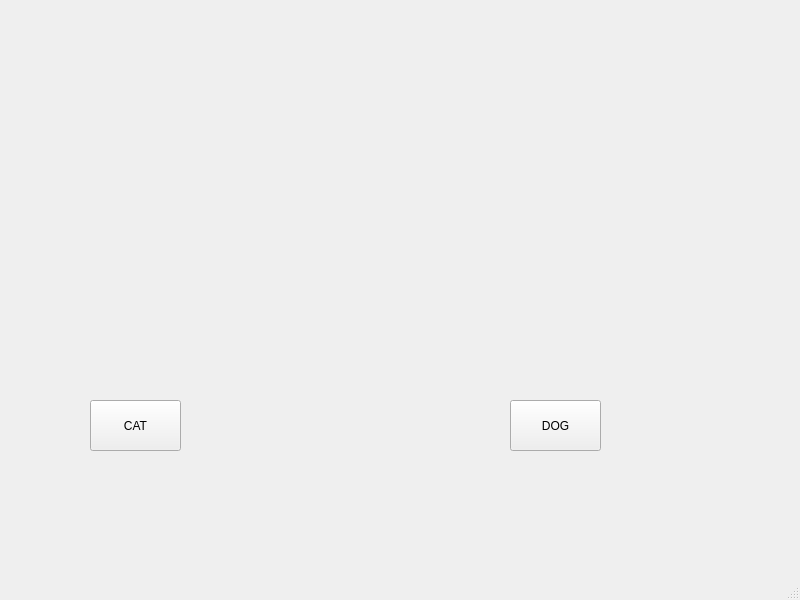
<?xml version="1.0" encoding="UTF-8"?>
<ui version="4.0">
 <class>MainWindow</class>
 <widget class="QMainWindow" name="MainWindow">
  <property name="geometry">
   <rect>
    <x>0</x>
    <y>0</y>
    <width>800</width>
    <height>600</height>
   </rect>
  </property>
  <property name="windowTitle">
   <string>MainWindow</string>
  </property>
  <widget class="QWidget" name="centralwidget">
   <widget class="QLabel" name="label">
    <property name="geometry">
     <rect>
      <x>0</x>
      <y>10</y>
      <width>311</width>
      <height>251</height>
     </rect>
    </property>
    <property name="text">
     <string/>
    </property>
    <property name="pixmap">
     <pixmap>cat.jpg</pixmap>
    </property>
    <property name="scaledContents">
     <bool>true</bool>
    </property>
   </widget>
   <widget class="QPushButton" name="cat">
    <property name="geometry">
     <rect>
      <x>90</x>
      <y>400</y>
      <width>91</width>
      <height>51</height>
     </rect>
    </property>
    <property name="text">
     <string>CAT</string>
    </property>
   </widget>
   <widget class="QPushButton" name="dog">
    <property name="geometry">
     <rect>
      <x>510</x>
      <y>400</y>
      <width>91</width>
      <height>51</height>
     </rect>
    </property>
    <property name="text">
     <string>DOG</string>
    </property>
   </widget>
  </widget>
  <widget class="QMenuBar" name="menubar">
   <property name="geometry">
    <rect>
     <x>0</x>
     <y>0</y>
     <width>800</width>
     <height>21</height>
    </rect>
   </property>
  </widget>
  <widget class="QStatusBar" name="statusbar"/>
 </widget>
 <resources/>
 <connections/>
</ui>
